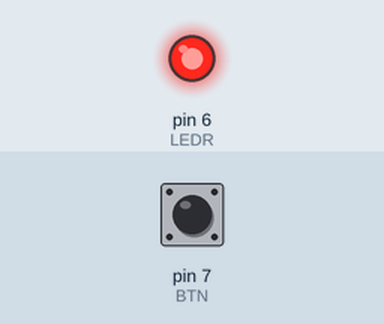
This sketch was run on a simulated Arduino Uno, built with avr-gcc and run on an emulated ATmega328P. Parts: output pins drawn as LEDs (lit = HIGH). Inputs (shaded band) come from the test bench; at power-on: pin 7 (BTN) LOW.

Above: at 2.8 s.
2.9 s: pin 7 (BTN) pulled HIGH for 1.2 s
At 3.9 s:
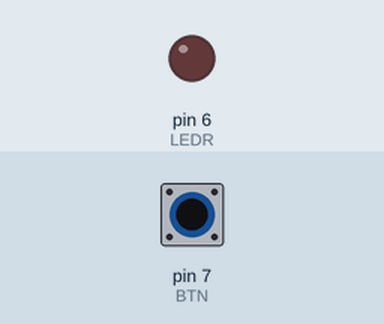
6.5 s: pin 7 (BTN) pulled HIGH for 3.2 s
At 10.4 s:
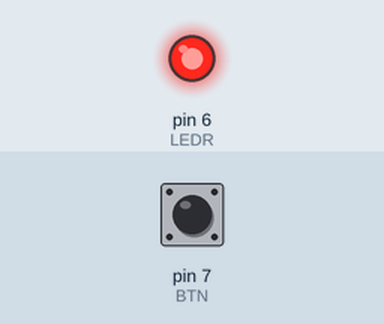
Timing chart, 0 to 11.9 s (numbered marks = the images above; inputs shaded):
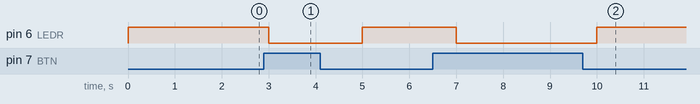

Measured:
- after the input at 2.9 s, pin 6 (LEDR): HIGH → LOW after 0.10 s, → HIGH 2.0 s later
- after the input at 6.5 s, pin 6 (LEDR): HIGH → LOW after 0.50 s, → HIGH 3.0 s later

The sketch:

LED_Analog_output_UD_button_state.ino
```cpp
#define LEDR 6
#define BTN 7
int val=0;
//int i=0;
//int a=1;

void setup() {
pinMode(LEDR, OUTPUT);
pinMode(BTN, INPUT);
}
void loop() {
  val=digitalRead(BTN);
    if(val==1){
      digitalWrite(LEDR, 0);
      delay(1000);
    }
    else{
      digitalWrite(LEDR, 1);
  delay(1000);
  }
}
//  delay(1000);
//  digitalWrite(12, 1) ;   digitalWrite(13, 0) ;   digitalWrite(11, 0) ;   digitalWrite(10, 1) ;
//  delay(1000);
//  digitalWrite(12, 1) ;   digitalWrite(13, 1) ;   digitalWrite(11, 0) ;   digitalWrite(10, 0) ;
//  delay(1000);
//  digitalWrite(12, 1) ;   digitalWrite(13, 0) ;   digitalWrite(11, 1) ;   digitalWrite(10, 0) ;
//  delay(1000);
//  digitalWrite(12, 1) ;   digitalWrite(13, 0) ;   digitalWrite(11, 0) ;   digitalWrite(10, 0) ;
//  delay(1000);
```
